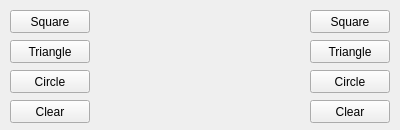
<?xml version="1.0" encoding="UTF-8"?>
<ui version="4.0">
 <class>MainWindow</class>
 <widget class="QMainWindow" name="MainWindow">
  <property name="geometry">
   <rect>
    <x>0</x>
    <y>0</y>
    <width>400</width>
    <height>130</height>
   </rect>
  </property>
  <property name="minimumSize">
   <size>
    <width>400</width>
    <height>130</height>
   </size>
  </property>
  <property name="maximumSize">
   <size>
    <width>100000</width>
    <height>100000</height>
   </size>
  </property>
  <property name="windowTitle">
   <string>QTDemo</string>
  </property>
  <widget class="QWidget" name="centralWidget">
   <widget class="QPushButton" name="squareButton">
    <property name="geometry">
     <rect>
      <x>310</x>
      <y>10</y>
      <width>80</width>
      <height>23</height>
     </rect>
    </property>
    <property name="text">
     <string>Square</string>
    </property>
   </widget>
   <widget class="QPushButton" name="triangleButton">
    <property name="geometry">
     <rect>
      <x>310</x>
      <y>40</y>
      <width>80</width>
      <height>23</height>
     </rect>
    </property>
    <property name="text">
     <string>Triangle</string>
    </property>
   </widget>
   <widget class="QPushButton" name="circleButton">
    <property name="geometry">
     <rect>
      <x>310</x>
      <y>70</y>
      <width>80</width>
      <height>23</height>
     </rect>
    </property>
    <property name="text">
     <string>Circle</string>
    </property>
   </widget>
   <widget class="QPushButton" name="clearButton">
    <property name="geometry">
     <rect>
      <x>310</x>
      <y>100</y>
      <width>80</width>
      <height>23</height>
     </rect>
    </property>
    <property name="text">
     <string>Clear</string>
    </property>
   </widget>
   <widget class="QLabel" name="displayImageLabel">
    <property name="geometry">
     <rect>
      <x>100</x>
      <y>10</y>
      <width>200</width>
      <height>100</height>
     </rect>
    </property>
    <property name="text">
     <string/>
    </property>
    <property name="pixmap">
     <pixmap resource="resources.qrc">:/img/clear.png</pixmap>
    </property>
   </widget>
   <widget class="QPushButton" name="triangleButton_2">
    <property name="geometry">
     <rect>
      <x>10</x>
      <y>40</y>
      <width>80</width>
      <height>23</height>
     </rect>
    </property>
    <property name="text">
     <string>Triangle</string>
    </property>
   </widget>
   <widget class="QPushButton" name="clearButton_2">
    <property name="geometry">
     <rect>
      <x>10</x>
      <y>100</y>
      <width>80</width>
      <height>23</height>
     </rect>
    </property>
    <property name="text">
     <string>Clear</string>
    </property>
   </widget>
   <widget class="QPushButton" name="squareButton_2">
    <property name="geometry">
     <rect>
      <x>10</x>
      <y>10</y>
      <width>80</width>
      <height>23</height>
     </rect>
    </property>
    <property name="text">
     <string>Square</string>
    </property>
   </widget>
   <widget class="QPushButton" name="circleButton_2">
    <property name="geometry">
     <rect>
      <x>10</x>
      <y>70</y>
      <width>80</width>
      <height>23</height>
     </rect>
    </property>
    <property name="text">
     <string>Circle</string>
    </property>
   </widget>
  </widget>
 </widget>
 <layoutdefault spacing="6" margin="11"/>
 <resources>
  <include location="resources.qrc"/>
 </resources>
 <connections/>
</ui>
